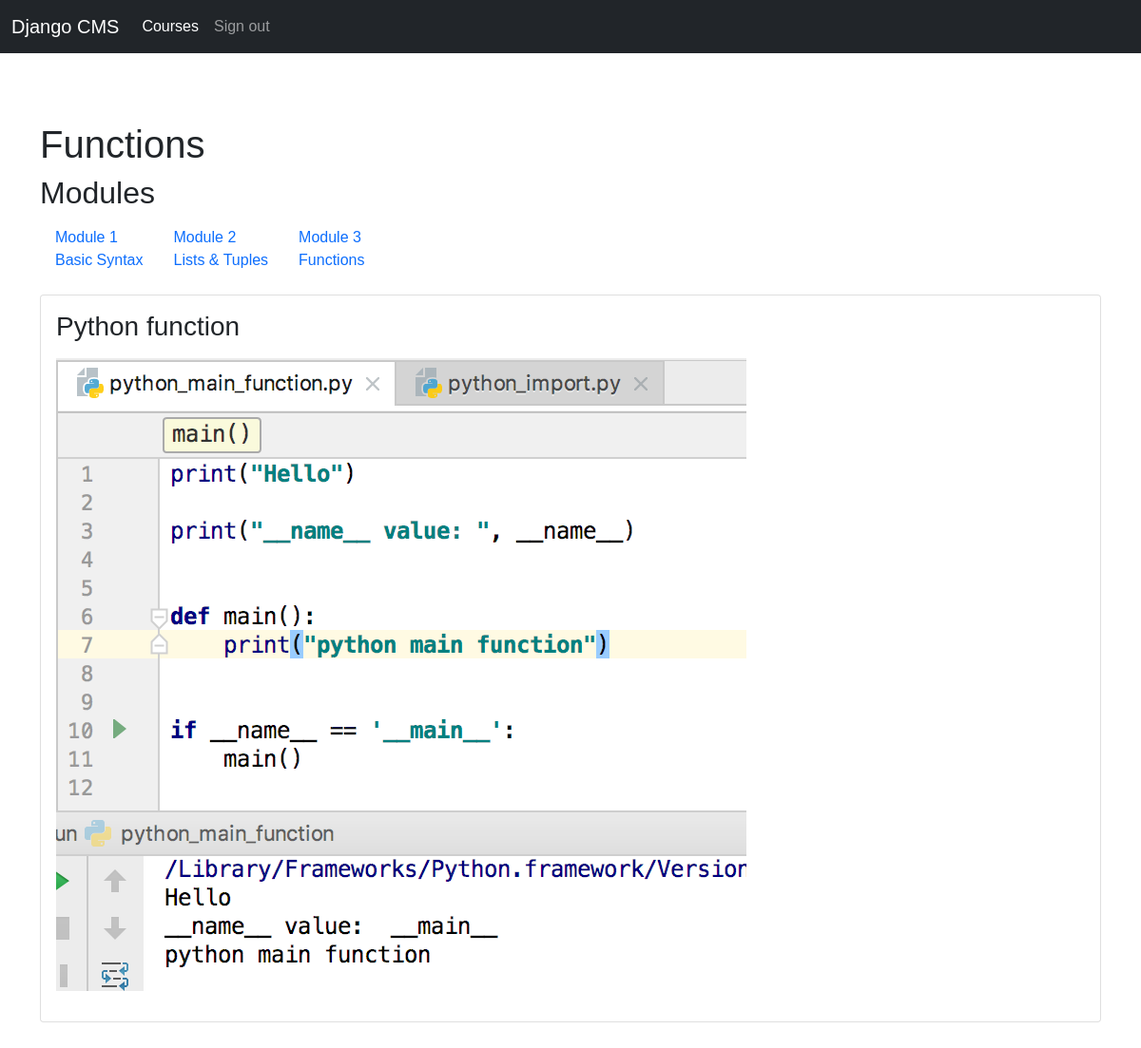
Before: /students/course/1/4/ (signed in) with the older database file.
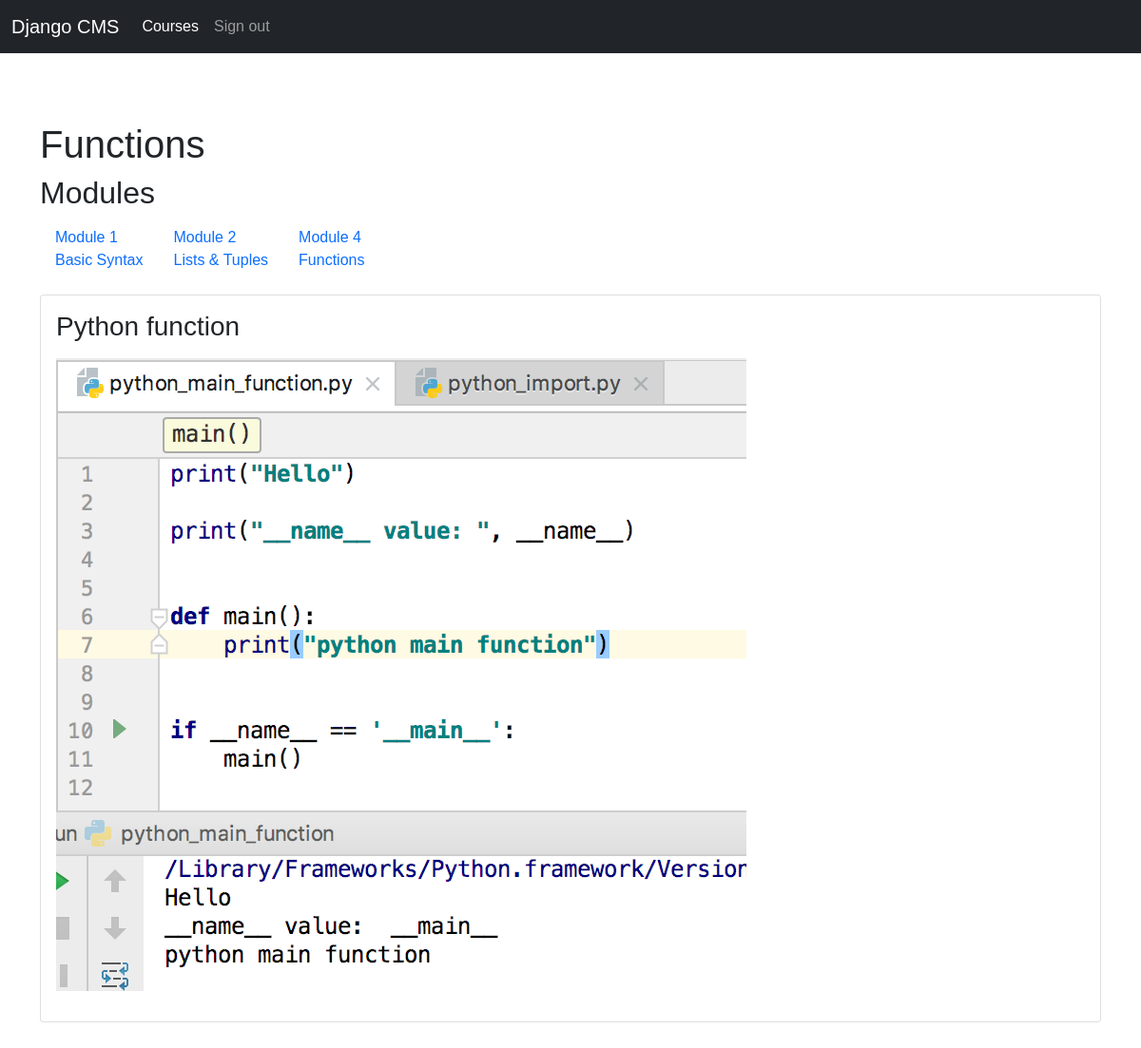
After: the same page with the newer database file.
### courses/models.py (models this page shows, shortened)
class Module(models.Model):
    course = models.ForeignKey(Course, related_name="modules", on_delete=models.CASCADE)
    title = models.CharField(max_length=200)
    description = models.TextField(blank=True)
    order = OrderField(blank=True, for_fields=["course"])
    class Meta:
        ordering = ["order"]
    def __str__(self):
        return "{}. {}".format(self.order, self.title)

class Content(models.Model):
    module = models.ForeignKey(
        Module, related_name="contents", on_delete=models.CASCADE
    )
    content_type = models.ForeignKey(
        ContentType,
        limit_choices_to={"model__in": ("text", "video", "image", "file")},
        on_delete=models.CASCADE,
    )
    object_id = models.PositiveIntegerField()
    item = GenericForeignKey("content_type", "object_id")
    order = OrderField(blank=True, for_fields=["module"])
    class Meta:
        ordering = ["order"]

class ItemBase(models.Model):
    owner = models.ForeignKey(
        User, related_name="%(class)s_related", on_delete=models.CASCADE
    )
    title = models.CharField(max_length=250)
    created = models.DateTimeField(auto_now_add=True)
    updated = models.DateTimeField(auto_now=True)
    class Meta:
        abstract = True
    def render(self):
        return render_to_string(
            "courses/content/{}.html".format(self._meta.model_name), {"item": self}
        )

class Image(ItemBase):
    file = models.FileField(upload_to="images")

### students/views.py (the view)
class StudentCourseDetailView(DetailView):
    model = Course
    template_name = "students/course/detail.html"
    def get_queryset(self):
        qs = super(StudentCourseDetailView, self).get_queryset()
        return qs.filter(students__in=[self.request.user])
    def get_context_data(self, **kwargs):
        context = super(StudentCourseDetailView, self).get_context_data(**kwargs)
        course = self.get_object()
        if "module_id" in self.kwargs:
            context["module"] = course.modules.get(id=self.kwargs["module_id"])
        else:
            context["module"] = course.modules.all()[0]
        return context

### students/templates/students/course/detail.html (shortened to what this page needs)
{% extends "base.html" %}
{% load cache %}
{% block content %}
    <div class="row">
        <div class="col-md-12">
            <h1>
                {{ module.title }}
            </h1>
            <h2>Modules</h2>
            <ul class="nav">
                {% for m in object.modules.all %}
                    <li class="nav-item" data-id="{{ m.id }}" {% if m == module %}class="selected"{% endif %}>
                        <a class="nav-link" href="{% url "student_course_detail_module" object.id m.id %}">
                    <span>
                        Module <span class="order">{{ m.order| add:1 }}</span>
                    </span>
                            <br>
                            {{ m.title }}
                        </a>
                    </li>
                {% empty %}
                    <li>No modules yet.</li>
                {% endfor %}
            </ul>
            <div class="card mt-3 mb-5">
                <div class="card-body">
                    {% cache 600 module_contents module %}
                        {% for content in module.contents.all %}
                            {% with item=content.item %}
                                <h3 class="mb-3">{{ item.title }}</h3>
                                {{ item.render }}
                            {% endwith %}
                        {% endfor %}
                    {% endcache %}
                </div>
            </div>
        </div>
    </div>
{% endblock %}

### courses/templates/base.html (shortened to what this page needs)
{% load static %}
<!DOCTYPE html>
<html>
<head>
    <link href="https://cdn.jsdelivr.net/npm/bootstrap@5.1.3/dist/css/bootstrap.min.css" rel="stylesheet"
>
    <link href="{% static "css/base.css" %}" rel="stylesheet">
</head>
<body>
{% include 'includes/nav.html' %}
<br>
<br>
<br>
<div class="container">
    {% block content %}
    {% endblock %}
</div>
</body>
</html>

### courses/templates/includes/nav.html (shortened to what this page needs)
<nav class="navbar navbar-expand-lg navbar-dark bg-dark">
    <div class="container-fluid">
        <a class="navbar-brand" href="{% url 'course_list' %}">Django CMS</a>
        <div class="collapse navbar-collapse" id="navbarTogglerDemo02">
            <ul class="navbar-nav me-auto mb-2 mb-lg-0">
                <li class="nav-item">
                    <a class="nav-link active" aria-current="page" href="{% url 'course_list' %}">Courses</a>
                </li>
                {% if request.user.is_authenticated %}
                    <li class="nav-item"><a class="nav-link" href="{% url "logout" %}">Sign out</a></li>
                {% else %}
                    <li class="nav-item"><a class="nav-link" href="{% url "login" %}">Sign in</a></li>
                {% endif %}
            </ul>
        </div>
    </div>
</nav>

### courses/templates/courses/content/image.html
<p><img src="{{ item.file.url }}"></p>

### courses/static/css/base.css (style rules this page uses)
body { font-family: sans-serif; }

Changed rows visible on the page:
changed Module "Functions": order|add "3" → "4"
